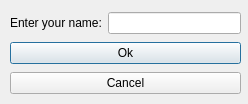
<?xml version="1.0" encoding="UTF-8"?>
<ui version="4.0">
 <class>Login</class>
 <widget class="QDialog" name="Login">
  <property name="geometry">
   <rect>
    <x>0</x>
    <y>0</y>
    <width>248</width>
    <height>104</height>
   </rect>
  </property>
  <property name="windowTitle">
   <string>Dialog</string>
  </property>
  <widget class="QWidget" name="">
   <property name="geometry">
    <rect>
     <x>10</x>
     <y>10</y>
     <width>231</width>
     <height>87</height>
    </rect>
   </property>
   <layout class="QVBoxLayout" name="verticalLayout_2">
    <item>
     <layout class="QVBoxLayout" name="verticalLayout">
      <item>
       <layout class="QHBoxLayout" name="horizontalLayout">
        <item>
         <widget class="QLabel" name="label">
          <property name="text">
           <string>Enter your name:</string>
          </property>
         </widget>
        </item>
        <item>
         <widget class="QLineEdit" name="name"/>
        </item>
       </layout>
      </item>
     </layout>
    </item>
    <item>
     <widget class="QPushButton" name="okay">
      <property name="text">
       <string>Ok</string>
      </property>
     </widget>
    </item>
    <item>
     <widget class="QPushButton" name="cancel">
      <property name="text">
       <string>Cancel</string>
      </property>
     </widget>
    </item>
   </layout>
  </widget>
 </widget>
 <resources/>
 <connections/>
</ui>
